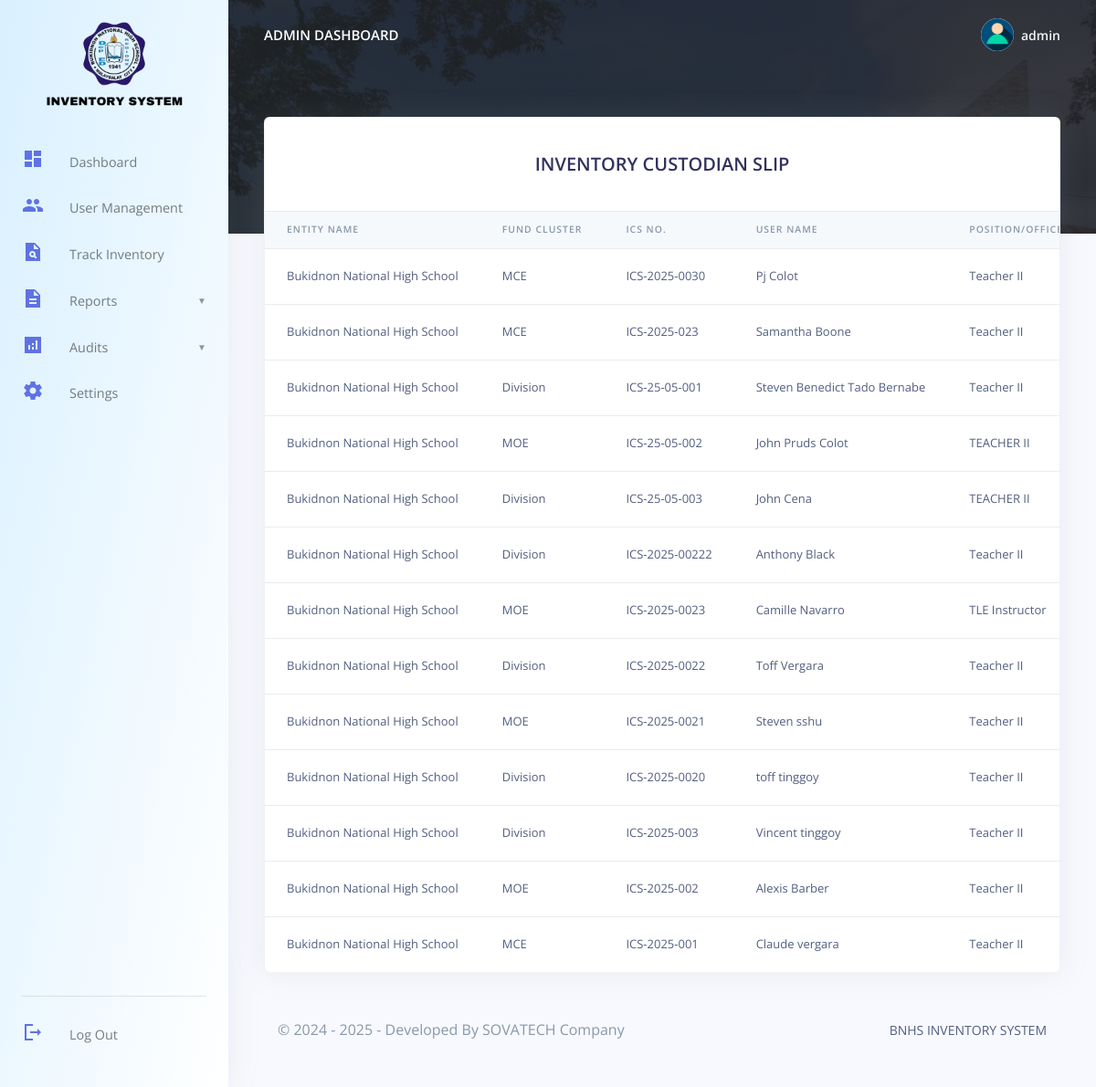
Screenshot of /BNHS/admin/display_ics.php (signed in) with the database file from the repository.
### tables this page shows
CREATE TABLE `bnhs_admin` (
  `admin_id` varchar(15) NOT NULL,
  `admin_name` varchar(255) DEFAULT NULL,
  `admin_email` varchar(255) DEFAULT NULL,
  `admin_password` varchar(255) DEFAULT NULL,
  `created_at` timestamp(6) NULL DEFAULT NULL ON UPDATE current_timestamp(6),
  `resetcode` int(6) DEFAULT NULL
);

CREATE TABLE `inventory_custodian_slips` (
  `ics_id` int(11) NOT NULL,
  `entity_id` int(11) NOT NULL,
  `ics_no` varchar(50) NOT NULL,
  `end_user_name` varchar(100) NOT NULL,
  `end_user_position` varchar(100) DEFAULT NULL,
  `end_user_date` date DEFAULT NULL,
  `custodian_name` varchar(100) NOT NULL,
  `custodian_position` varchar(100) DEFAULT NULL,
  `custodian_date` date DEFAULT NULL,
  `created_at` timestamp NOT NULL DEFAULT current_timestamp(),
  `updated_at` timestamp NOT NULL DEFAULT current_timestamp() ON UPDATE current_timestamp()
);

CREATE TABLE `entities` (
  `entity_id` int(11) NOT NULL,
  `entity_name` varchar(100) NOT NULL,
  `fund_cluster` varchar(50) NOT NULL,
  `created_at` timestamp NOT NULL DEFAULT current_timestamp(),
  `updated_at` timestamp NOT NULL DEFAULT current_timestamp() ON UPDATE current_timestamp()
);

### BNHS/admin/display_ics.php (the view, shortened to what this page needs)
<?php
include('config/config.php');
require_once('partials/_head.php');
?>
<body>
  <?php require_once('partials/_sidebar.php'); ?>
  <div class="main-content">
    <?php require_once('partials/_topnav.php'); ?>
    <div class="container-fluid mt--8">
      <div class="row">
        <div class="col">
          <div class="card shadow">
            <div class="card-header border-0">
              <div class="col">
                <h2 class="text-center mb-3 pt-3 text-uppercase">Inventory Custodian Slip</h2>
              </div>
            </div>
            <div class="table-responsive">
              <table class="table align-items-center table-flush">
                <thead class="thead-light">
                  <tr>
                    <th scope="col">Entity Name</th>
                    <th scope="col">Fund Cluster</th>
                    <th scope="col">ICS No.</th>
                    <th scope="col">User Name</th>
                    <th scope="col">Position/Office</th>
                  </tr>
                </thead>
                <tbody>
                  <?php
                  $ret = "SELECT ics.ics_id, e.entity_name, e.fund_cluster, ics.ics_no,
                           ics.end_user_name, ics.end_user_position, ics.end_user_date,
                           ics.custodian_name, ics.custodian_position, ics.custodian_date
                         FROM inventory_custodian_slips ics
                         JOIN entities e ON ics.entity_id = e.entity_id
                         GROUP BY ics.ics_no
                         ORDER BY ics.created_at DESC";
                  $stmt = $mysqli->prepare($ret);
                  if (!$stmt->execute()) {
                    die("Error executing statement: " . $stmt->error);
                  }
                  $res = $stmt->get_result();
                  while ($ics = $res->fetch_object()) {
                    ?>
                    <tr>
                      <td><?php echo htmlspecialchars($ics->entity_name); ?></td>
                      <td><?php echo htmlspecialchars($ics->fund_cluster); ?></td>
                      <td><?php echo htmlspecialchars($ics->ics_no); ?></td>
                      <td><?php echo htmlspecialchars($ics->end_user_name); ?></td>
                      <td><?php echo htmlspecialchars($ics->end_user_position); ?></td>
                    </tr>
                  <?php } ?>
                </tbody>
              </table>
            </div>
          </div>
        </div>
      </div>
      <?php require_once('partials/_mainfooter.php'); ?>
    </div>
  </div>
</body>
</html>

### BNHS/admin/partials/_sidebar.php (shortened to what this page needs)
<?php
$admin_id = $_SESSION['admin_id'];
$ret = "SELECT * FROM   bnhs_admin  WHERE admin_id = '$admin_id'";
$stmt = $mysqli->prepare($ret);
$stmt->execute();
$res = $stmt->get_result();
while ($admin = $res->fetch_object()) {
  ?>
  <nav class="navbar navbar-vertical fixed-left navbar-expand-md navbar-light" id="sidenav-main" style="background: linear-gradient(to bottom right, #d9f0ff, #ffffff);">
  <div class="container-fluid">
      <a class="pt-1 nav-logo-container" href="dashboard.php">
        <img src="assets/img/theme/logos.png" class="nav-logo" alt="...">
      </a>
      <div class="collapse navbar-collapse" id="sidenav-collapse-main">
        <ul class="navbar-nav">
          <li class="nav-item">
            <a class="nav-link" href="dashboard.php">
              <i><span class="material-icons-sharp text-primary">dashboard</span></i> Dashboard
            </a>
          </li>
          <li class="nav-item">
            <a class="nav-link" href="user_management.php">
              <i><span class="material-icons-sharp text-primary">group</span></i> User Management
            </a>
          </li>
          <li class="nav-item">
            <a class="nav-link" href="track_inventory.php">
              <i><span class="material-icons-sharp text-primary">plagiarism</span></i> Track Inventory
            </a>
          </li>
          <li class="nav-item">
            <a class="nav-link " href="#reportsSubmenu" data-toggle="collapse" aria-expanded="false">
              <i><span class="material-icons-sharp text-primary">description</span></i> Reports
            </a>
          </li>
          <li class="nav-item">
            <a class="nav-link" href="#AuditsSubmenu" data-toggle="collapse" aria-expanded="false">
              <i><span class="material-icons-sharp text-primary">analytics</span></i> Audits
            </a>
          </li>
          <li class="nav-item">
            <a class="nav-link" href="change_profile.php">
              <i><span class="material-icons-sharp text-primary">settings</span></i> Settings
            </a>
          </li>
        </ul>
        <div class="sidebar-footer mt-auto">
          <hr class="my-3">
          <ul class="navbar-nav mb-md-3">
            <li class="nav-item">
              <a class="nav-link" href="logout.php" id="logoutBtn">
                <i><span class="material-icons-sharp text-primary">logout</span></i> Log Out
              </a>
            </li>
          </ul>
        </div>
      </div>
    </div>
  </nav>
<?php } ?>

### BNHS/admin/partials/_topnav.php (shortened to what this page needs)
<?php
$admin_id = $_SESSION['admin_id'];
$ret = "SELECT * FROM  bnhs_admin  WHERE admin_id = '$admin_id'";
$stmt = $mysqli->prepare($ret);
$stmt->execute();
$res = $stmt->get_result();
while ($admin = $res->fetch_object()) {
    ?>
    <nav class="navbar navbar-top navbar-expand-md navbar-dark" id="navbar-main">
        <div class="container-fluid">
            <a class="h4 mb-0 text-white text-uppercase d-none d-lg-inline-block"
                href="dashboard.php"><?php echo $admin->admin_name; ?> Dashboard</a>
            <ul class="navbar-nav align-items-center d-none d-md-flex">
                <li class="nav-item dropdown">
                    <a class="nav-link pr-0" href="#" role="button" data-toggle="dropdown" aria-haspopup="true"
                        aria-expanded="false">
                        <div class="media align-items-center">
                            <span class="avatar avatar-sm rounded-circle">
                                <img alt="Image placeholder" src="assets/img/theme/user-a-min.png">
                            </span>
                            <div class="media-body ml-2 d-none d-lg-block">
                                <span class="mb-0 text-sm  font-weight-bold "><?php echo $admin->admin_name; ?></span>
                            </div>
                        </div>
                    </a>
                </li>
            </ul>
        </div>
    </nav>
<?php } ?>

### BNHS/admin/partials/_head.php (style rules this page uses)
.navbar-nav .nav-link { display: flex; color: var(--color-info-dark); gap: 1rem; align-items: center; position: relative; }
.nav-logo { object-fit: cover; object-position: center; height: 100px; }
.nav-logo-container { display: flex; justify-content: center; align-items: center; }

### BNHS/admin/partials/_sidebar.php (style rules this page uses)
.nav-link[data-toggle="collapse"]::after { content: "▼" !important; font-size: 10px; color: #5f73e4; margin-left: 6px; }

### rows the page displays
bnhs_admin: admin_name "ADMIN", admin_name "admin"
inventory_custodian_slips: entity.entity_name "Bukidnon National High School", entity.fund_cluster "MCE", ics_no "ICS-2025-0030", end_user_name "Pj Colot", end_user_position "Teacher II"
inventory_custodian_slips: entity.entity_name "Bukidnon National High School", entity.fund_cluster "MCE", ics_no "ICS-2025-023", end_user_name "Samantha Boone", end_user_position "Teacher II"
inventory_custodian_slips: entity.entity_name "Bukidnon National High School", entity.fund_cluster "Division", ics_no "ICS-25-05-001", end_user_name "Steven Benedict Tado Bernabe", end_user_position "Teacher II"
inventory_custodian_slips: entity.entity_name "Bukidnon National High School", entity.fund_cluster "MOE", ics_no "ICS-25-05-002", end_user_name "John Pruds Colot", end_user_position "TEACHER II"
inventory_custodian_slips: entity.entity_name "Bukidnon National High School", entity.fund_cluster "Division", ics_no "ICS-25-05-003", end_user_name "John Cena", end_user_position "TEACHER II"
inventory_custodian_slips: entity.entity_name "Bukidnon National High School", entity.fund_cluster "Division", ics_no "ICS-2025-00222", end_user_name "Anthony Black", end_user_position "Teacher II"
inventory_custodian_slips: entity.entity_name "Bukidnon National High School", entity.fund_cluster "MOE", ics_no "ICS-2025-0023", end_user_name "Camille Navarro", end_user_position "TLE Instructor"
inventory_custodian_slips: entity.entity_name "Bukidnon National High School", entity.fund_cluster "Division", ics_no "ICS-2025-0022", end_user_name "Toff Vergara", end_user_position "Teacher II"
inventory_custodian_slips: entity.entity_name "Bukidnon National High School", entity.fund_cluster "MOE", ics_no "ICS-2025-0021", end_user_name "Steven sshu", end_user_position "Teacher II"
inventory_custodian_slips: entity.entity_name "Bukidnon National High School", entity.fund_cluster "Division", ics_no "ICS-2025-0020", end_user_name "toff tinggoy", end_user_position "Teacher II"
inventory_custodian_slips: entity.entity_name "Bukidnon National High School", entity.fund_cluster "Division", ics_no "ICS-2025-003", end_user_name "Vincent tinggoy", end_user_position "Teacher II"
inventory_custodian_slips: entity.entity_name "Bukidnon National High School", entity.fund_cluster "MOE", ics_no "ICS-2025-002", end_user_name "Alexis Barber", end_user_position "Teacher II"
inventory_custodian_slips: entity.entity_name "Bukidnon National High School", entity.fund_cluster "MCE", ics_no "ICS-2025-001", end_user_name "Claude vergara", end_user_position "Teacher II"
